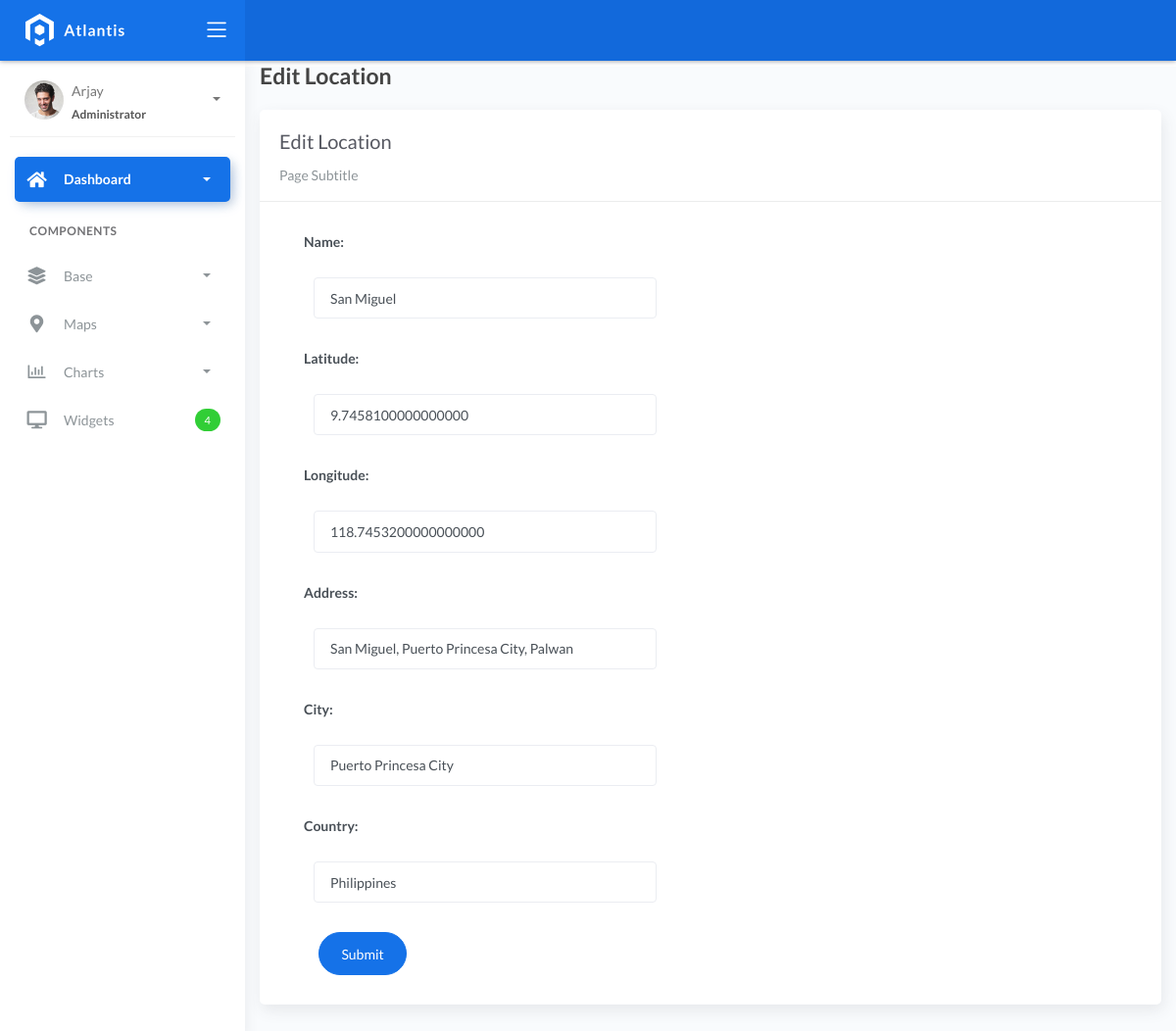
/location_list/2, run on the app's committed database.
### fire/models.py (models this page shows, shortened)
class BaseModel(models.Model):
    created_at = models.DateTimeField(auto_now_add=True, db_index=True)
    updated_at = models.DateTimeField(auto_now=True)
    class Meta:
        abstract = True

class Locations(BaseModel):
    name = models.CharField(max_length=150)
    latitude = models.DecimalField(max_digits=22, decimal_places=16, null=True, blank=True)
    longitude = models.DecimalField(max_digits=22, decimal_places=16, null=True, blank=True)
    address = models.CharField(max_length=150)
    city = models.CharField(max_length=150)  # can be in separate table
    country = models.CharField(max_length=150)  # can be in separate table

### fire/views.py (the view, shortened to what this page needs)
# urls.py: path('location_list/<pk>', LocationUpdateView.as_view(), name='location-update'),
class LocationUpdateView(UpdateView):
    model = Locations
    fields = "__all__"
    context_object_name = "location"
    template_name = 'location_edit.html'
    success_url = reverse_lazy('location-list')

### templates/location_edit.html
{% extends 'base.html' %} {% load static %} {% block content %}
<div class="content">
    <div class="container-fluid">
        <h4 class="page-title">Edit Location</h4>
        <div class="row">
            <div class="col-md-12">
                <div class="card">
                    <div class="card-header">
                        <div class="card-title">Edit Location</div>
                        <div class="card-category">Page Subtitle</div>
                    </div>
                    <div class="col-md-6">
                        <div class="card-body">
                            <form class="" action="" method="post" novalidate>
                                {% csrf_token %} {% include 'includes/form.html' %}
                                <div class="form-group">
                                    <div class="col-md-12 col-sm-3">
                                        <button type="submit" class="btn btn-primary btn-rounded">Submit</button>
                                    </div>
                                </div>
                            </form>
                        </div>
                    </div>
                </div>
            </div>
        </div>
    </div>
</div>
{% endblock %}

### templates/includes/form.html (shortened to what this page needs)
{% load widget_tweaks %}
{% for field in form %}
<div class="field item form-group">
    <label>{{ field.label_tag }}</label>
  <div class="form-group">
    {% render_field field class="form-control" %}
  </div>
</div>
{% endfor %}

### data on the page
Locations: name "San Miguel" "9.7458100000000000" "118.7453200000000000" "San Miguel, Puerto Princesa City, Palwan" "Puerto Princesa City" "Philippines"

### other printed values
{{ field.label_tag }} "Name:" "Latitude:" "Longitude:" "Address:" "City:" "Country:"
